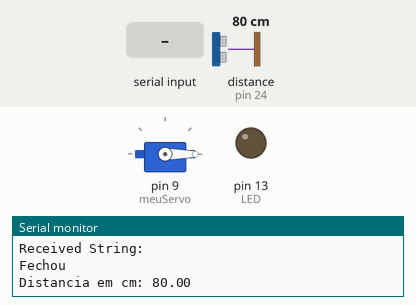
The sketch below on a simulated Arduino Mega 2560, built with avr-gcc and run on an emulated ATmega2560. Shown: servo, output pins drawn as LEDs (lit = HIGH), the last lines printed to the serial monitor. Inputs (shaded band) come from the test bench; at power-on: distance to the obstacle (sensor on pin 24) 80 cm. The echo pulse lasts 58.3 µs per cm; the modem accepts every AT command (registered, SIM ready, sends succeed) and sends nothing else.

Above: at 6.2 s.
6.3 s: "LED=ON" received over the second serial link
At 8.0 s:
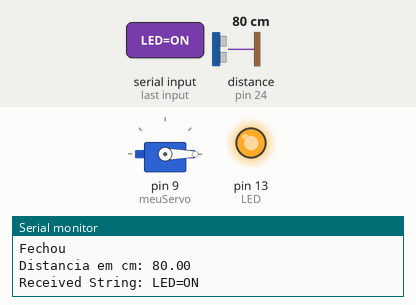
8.9 s: distance to the obstacle (sensor on pin 24) set to 6 cm
11.1 s: distance to the obstacle (sensor on pin 24) set to 3 cm
At 12.1 s:
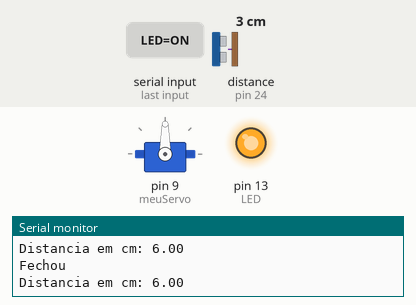
12.6 s: distance to the obstacle (sensor on pin 24) set to 9 cm
At 13.8 s:
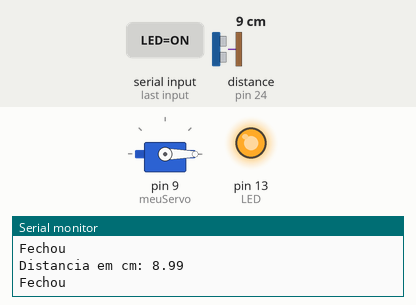
14.6 s: distance to the obstacle (sensor on pin 24) set to 2 cm
At 15.8 s:
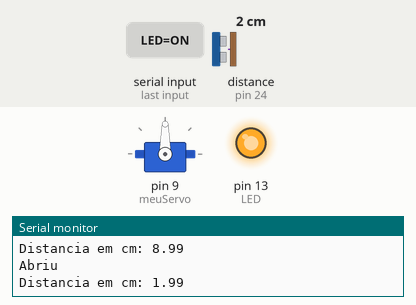
16.1 s: "LED=OFF" received over the second serial link
At 18.5 s:
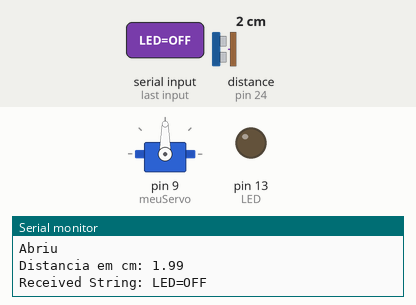
Timing chart, 0 to 20.1 s (numbered marks = the images above; inputs shaded):
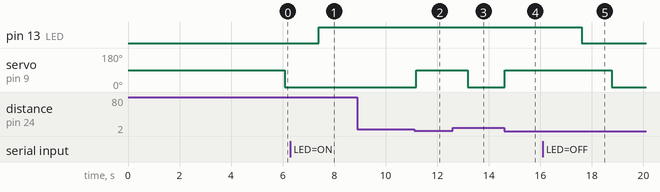

The sketch:

ProjetoCancelaComSensor.ino
```cpp
//Programa: Cancela automática
/*Baseado na documentação do curso Code IoT e
no site https://www.filipeflop.com/blog/como-juntar-dois-projetos-em-arduino/
*/

/*
 * Configura um servidor na ESP-01S; a ideia é, pelo navegador, permitir:
 *   - controlar um atuador (liga ou desliga LED da Arduino);
 *   - ler um sensor (abre uma página com valor de leitura de conversão AD).
 */
//Carrega as bibliotecas do sensor ultrassonico, wifi e do servo
#include <Ultrasonic.h>
#include <Servo.h>
#include <SoftwareSerial.h>
#include <stdlib.h>

// Para o sensor ultrassonico
//Define os pinos para o trigger e echo
#define pino_trigger 22
#define pino_echo 24

#define TIMEOUT 5000 // mS
#define LED 13 //verificaçãoe pelo led do arduino
//Inicializa o sensor nos pinos definidos acima
Ultrasonic ultrasonic(pino_trigger, pino_echo);

// Para o servo motor
Servo meuServo; // Declara o servo motor

//para comunicação com ESP 8266
SoftwareSerial mySerial(50, 52); // RX, TX
const int button = 8;

int test = 0; //POINT para saber se a cancela está automática

void setup()
{
  //serial para verificar a comunicação
  Serial.begin(9600);
  pinMode(LED,OUTPUT);
  mySerial.begin(9600);
  SendCommand("AT+RST", "Ready");
  delay(5000);

  SendCommand("AT+CWMODE=1","OK");
  SendCommand("AT+CIFSR", "OK");
  SendCommand("AT+CIPMUX=1","OK");
  SendCommand("AT+CIPSERVER=1,80","OK");
}

void loop()
{
  //iniciando comunicação com wifi
  String IncomingString="";
  boolean StringReady = false;

  //Le as informacoes do sensor ultrassonico em cm
  float cmMsec;
  long microsec = ultrasonic.timing();
  cmMsec = ultrasonic.convert(microsec, Ultrasonic::CM);
  meuServo.attach(9); // Liga o servo motor

  while (mySerial.available()){
   IncomingString=mySerial.readString();
   StringReady= true;
  }

  if (StringReady){
    Serial.println("Received String: " + IncomingString);
    //verifica se o caminho é /LED=ON para ligar led
    if (IncomingString.indexOf("LED=ON") != -1 ) {
      digitalWrite(LED,HIGH);
      mySerial.println("AT+CIPSEND=0,18");
      delay(100);
      mySerial.println("<h1>LED Aceso</h1>");
      delay(1000);
      SendCommand("AT+CIPCLOSE=0","OK");
      test=1;
    }
    //verifica se o caminho é /LED=OFF para desligar led
    if (IncomingString.indexOf("LED=OFF") != -1) {
      digitalWrite(LED,LOW);
      mySerial.println("AT+CIPSEND=0,20");
      delay(100);
      mySerial.println("<h1>LED Apagado</h1>");
      delay(1000);
      SendCommand("AT+CIPCLOSE=0","OK");
      test=0;
   }
  }//fecha if ready

  // Você pode alterar esse valor de acordo com o funcionamento desejado
  if(cmMsec < 5 && test==1) // Verifica se o valor do sensor é menor que 5
  {
    // Se o valor for
    meuServo.write(90); // Posiciona o motor em 90
    delay(1000); // Aguarda 1 segundo
    Serial.println("Abriu"); // Envia mensagem pela serial
  }
  else
  {
    // Senão
    meuServo.write(0); // Posiciona o motor em 0
    delay(100); // Aguarda 0,1 segundo
    Serial.println("Fechou"); // Envia mensagem pela serial

  }

  meuServo.detach();// Desliga o servo motor

  // Colocamos a distancia na serial para ajustarmos o sensor
  Serial.print("Distancia em cm: ");
  Serial.println(cmMsec);
}

//funções para comandos do esp com AT
boolean SendCommand(String cmd, String ack){
  mySerial.println(cmd); // Send "AT+" command to module
  if (!echoFind(ack)) // timed out waiting for ack string
    return true; // ack blank or ack found
}
//funcao do sensor de presenca
boolean echoFind(String keyword){
 byte current_char = 0;
 byte keyword_length = keyword.length();
 long deadline = millis() + TIMEOUT;
 while(millis() < deadline){
  if (mySerial.available()){
    char ch = mySerial.read();
    Serial.write(ch);
    if (ch == keyword[current_char])
      if (++current_char == keyword_length){
       Serial.println();
       return true;
    }
   }
  }
 return false; // Timed out
}
```

Measured:
- the behaviour switches between 5 and 4 cm on distance to the obstacle (sensor on pin 24) (found by bisection; images 1 and 2)
- after the input at 6.3 s, pin 13 (LED): LOW → HIGH after 1.1 s
- after the input at 11.1 s, servo on pin 9 (meuServo): 0° → 90° after 0.08 s
- after the input at 12.6 s, servo on pin 9 (meuServo): 90° → 0° after 0.59 s
- after the input at 14.6 s, servo on pin 9 (meuServo): 0° → 90° at once
- after the input at 16.1 s, pin 13 (LED): HIGH → LOW after 1.5 s; servo on pin 9 (meuServo): 90° → 0° after 2.7 s
